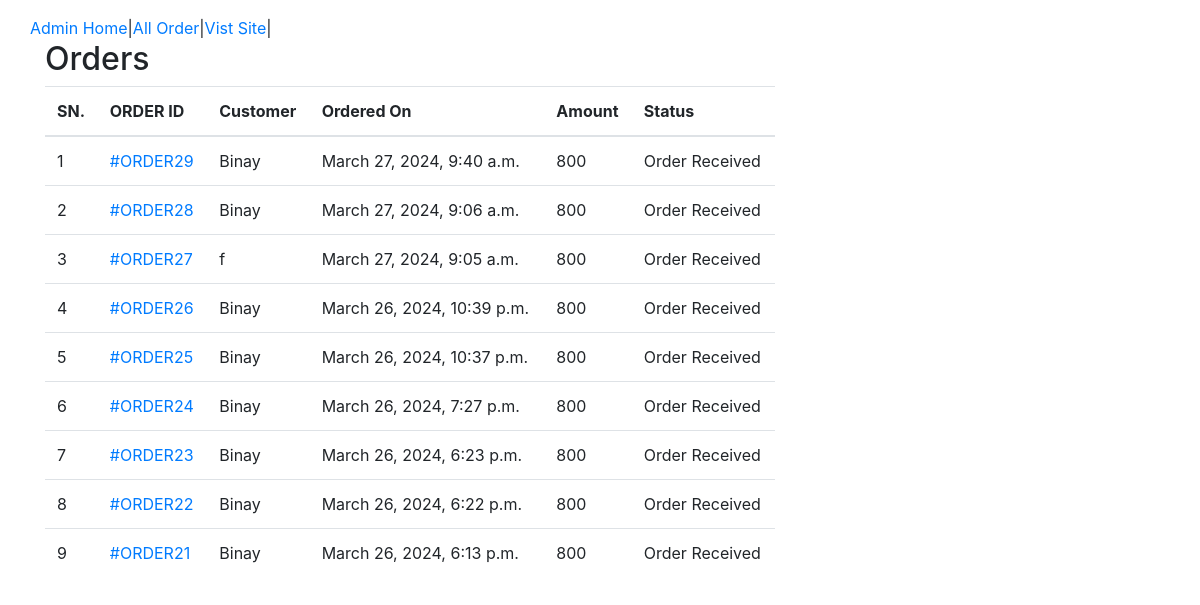
The page /owner/admin-all-orders/ (signed in) on the database its author committed.
### shop/models.py (models this page shows, shortened)
class Order(models.Model):
    cart = models.OneToOneField(Cart, on_delete=models.CASCADE)
    ordered_by = models.CharField(max_length=200)
    shipping_address = models.CharField(max_length=200)
    mobile = models.CharField(max_length=10)
    email = models.EmailField(null=True, blank=True)
    subtotal = models.PositiveIntegerField()
    discount = models.PositiveIntegerField()
    total = models.PositiveIntegerField()
    order_status = models.CharField(max_length=50, choices=ORDER_STATUS)
    created_at = models.DateTimeField(auto_now_add=True)
    payment_method = models.CharField(max_length=20, choices=METHOD, default="Cash On Delivery")
    payment_completed = models.BooleanField(
        default=False, null=True, blank=True)

### owner/views.py (the view)
# urls.py: path('admin-all-orders/', AdminOrderListView.as_view(), name="admin_order_list"),
class AdminOrderListView(AdminRequiredMixin, ListView):
    template_name = "adminpages/admin_orderlist.html"
    queryset = Order.objects.all().order_by("-id")
    context_object_name = "ord_obj"

### owner/views.py (called while the page is built)
    def dispatch(self, request, *args, **kwargs) :
        user = request.user
        if request.user.is_authenticated and Admin.objects.filter(user=user).exists():
            print("llog")
        else:
            return redirect("owner/admin-login/")
        print(user)
        return super().dispatch(request, *args, **kwargs)

### templates/adminpages/admin_orderlist.html (shortened to what this page needs)
{% extends 'adminpages/admin_base.html'%}
{% block content%}
<div class="container">
    <div class="row">
        <div class="col-md-8">
            <h2>Orders</h2>
            <table class="table table-hover">
                <thead>
                    <tr>
                        <th>SN.</th>
                        <th>ORDER ID</th>
                        <th>Customer</th>
                        <th>Ordered On</th>
                        <th>Amount</th>
                        <th>Status</th>
                    </tr>
                </thead>
                <tbody>
                    {% for i in ord_obj %}
                    <tr>
                        <td>{{forloop.counter}}</td>
                        <td><a href="{% url 'owner:admin_order_detail' i.id%}">#ORDER{{i.id}}</td>
                        <td>{{i.ordered_by}}</td>
                        <td>{{i.created_at}}</td>
                        <td>{{i.total}}</td>
                        <td>{{i.order_status}}</td>
                    </tr>
                    {% endfor %}
                </tbody>
            </table>
</div>
{% endblock %}

### rows shown on the page
Order: id "29", ordered_by "Binay", created_at "March 27, 2024, 9:40 a.m.", total "800", order_status "Order Received"
Order: id "28", ordered_by "Binay", created_at "March 27, 2024, 9:06 a.m.", total "800", order_status "Order Received"
Order: id "27", ordered_by "f", created_at "March 27, 2024, 9:05 a.m.", total "800", order_status "Order Received"
Order: id "26", ordered_by "Binay", created_at "March 26, 2024, 10:39 p.m.", total "800", order_status "Order Received"
Order: id "25", ordered_by "Binay", created_at "March 26, 2024, 10:37 p.m.", total "800", order_status "Order Received"
Order: id "24", ordered_by "Binay", created_at "March 26, 2024, 7:27 p.m.", total "800", order_status "Order Received"
Order: id "23", ordered_by "Binay", created_at "March 26, 2024, 6:23 p.m.", total "800", order_status "Order Received"
Order: id "22", ordered_by "Binay", created_at "March 26, 2024, 6:22 p.m.", total "800", order_status "Order Received"
Order: id "21", ordered_by "Binay", created_at "March 26, 2024, 6:13 p.m.", total "800", order_status "Order Received"
